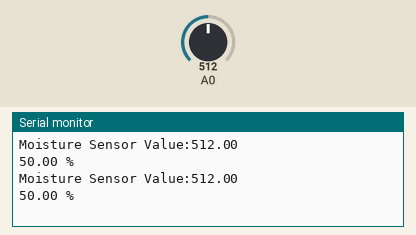
Recording of a sketch running on a simulated Arduino Uno, built with avr-gcc and run on an emulated ATmega328P. On the bench: the last lines printed to the serial monitor. The test bench sets the inputs (shaded band); at power-on: A0 = 512.

Above: at 1.8 s.
1.9 s: A0 set to 716
At 2.5 s:
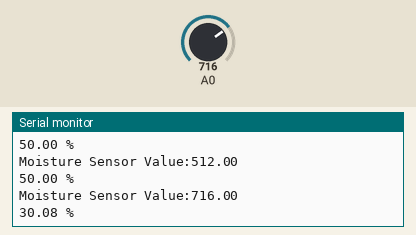
3.4 s: A0 set to 900
At 4.8 s:
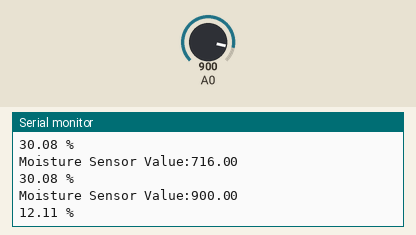
Timing chart, 0 to 6.4 s (numbered marks = the images above; inputs shaded):
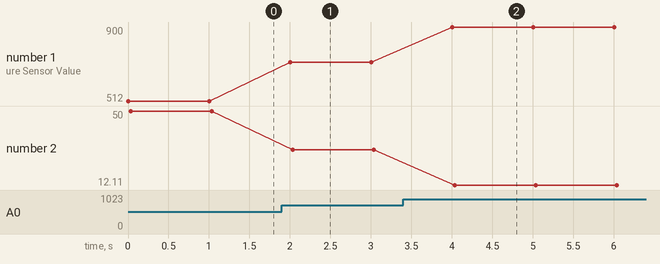

Measured:
- after the input at 1.9 s, the serial monitor: prints a new line after 0.10 s (image 1)
- after the input at 3.4 s, the serial monitor: prints a new line after 0.61 s (image 2)
- plotted number 1: 512 → 716 after the input at 1.9 s, 716 → 900 after the input at 3.4 s
- plotted number 2: 50 → 30.08 after the input at 1.9 s, 30.08 → 12.11 after the input at 3.4 s

The sketch:

Soil_Moisture_Sensor_basic_test.ino
```cpp
double mSensor = 0;

void setup() {
  // put your setup code here, to run once:
  Serial.begin(9600);

}
void loop() {
  // put your main code here, to run repeatedly:
  /*mSensor = analogRead(A0);
  Serial.print("Moisture Sensor Value:");
  Serial.println(mSensor);
  Serial.print(mSensor/1024*100);
  Serial.println(" %");
  delay(1000);*/

  mSensor = analogRead(A0);
  Serial.print("Moisture Sensor Value:");
  Serial.println(mSensor);
  Serial.print((mSensor/1024*100 - 100) * -1);
  Serial.println(" %");
  delay(1000);

}
```
